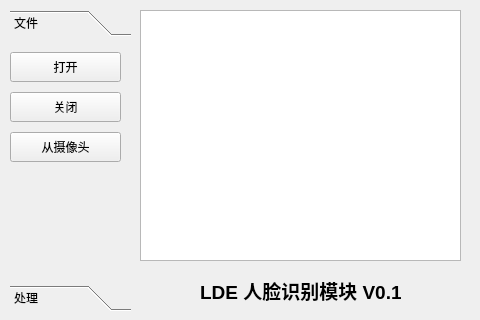
<?xml version="1.0" encoding="UTF-8"?>
<ui version="4.0">
 <class>Form</class>
 <widget class="QWidget" name="Form">
  <property name="geometry">
   <rect>
    <x>0</x>
    <y>0</y>
    <width>480</width>
    <height>320</height>
   </rect>
  </property>
  <property name="windowTitle">
   <string>Form</string>
  </property>
  <widget class="QGraphicsView" name="graphicsView">
   <property name="geometry">
    <rect>
     <x>140</x>
     <y>10</y>
     <width>321</width>
     <height>251</height>
    </rect>
   </property>
  </widget>
  <widget class="QToolBox" name="toolBox">
   <property name="geometry">
    <rect>
     <x>10</x>
     <y>10</y>
     <width>121</width>
     <height>301</height>
    </rect>
   </property>
   <property name="currentIndex">
    <number>0</number>
   </property>
   <widget class="QWidget" name="page">
    <property name="geometry">
     <rect>
      <x>0</x>
      <y>0</y>
      <width>121</width>
      <height>233</height>
     </rect>
    </property>
    <attribute name="label">
     <string>文件</string>
    </attribute>
    <widget class="QPushButton" name="pushButton">
     <property name="geometry">
      <rect>
       <x>0</x>
       <y>10</y>
       <width>111</width>
       <height>30</height>
      </rect>
     </property>
     <property name="text">
      <string>打开</string>
     </property>
     <property name="icon">
      <iconset resource="fd.qrc">
       <normaloff>:/data/images/Actions-document-open-icon.png</normaloff>:/data/images/Actions-document-open-icon.png</iconset>
     </property>
     <property name="iconSize">
      <size>
       <width>32</width>
       <height>32</height>
      </size>
     </property>
    </widget>
    <widget class="QPushButton" name="pushButton_2">
     <property name="geometry">
      <rect>
       <x>0</x>
       <y>50</y>
       <width>111</width>
       <height>30</height>
      </rect>
     </property>
     <property name="text">
      <string>关闭</string>
     </property>
     <property name="icon">
      <iconset resource="fd.qrc">
       <normaloff>:/data/images/Actions-dialog-close-icon.png</normaloff>:/data/images/Actions-dialog-close-icon.png</iconset>
     </property>
     <property name="iconSize">
      <size>
       <width>32</width>
       <height>32</height>
      </size>
     </property>
    </widget>
    <widget class="QPushButton" name="pushButton_3">
     <property name="geometry">
      <rect>
       <x>0</x>
       <y>90</y>
       <width>111</width>
       <height>30</height>
      </rect>
     </property>
     <property name="text">
      <string>从摄像头</string>
     </property>
     <property name="icon">
      <iconset resource="fd.qrc">
       <normaloff>:/data/images/Apps-digikam-icon.png</normaloff>:/data/images/Apps-digikam-icon.png</iconset>
     </property>
     <property name="iconSize">
      <size>
       <width>32</width>
       <height>32</height>
      </size>
     </property>
    </widget>
   </widget>
   <widget class="QWidget" name="page_2">
    <property name="geometry">
     <rect>
      <x>0</x>
      <y>0</y>
      <width>121</width>
      <height>233</height>
     </rect>
    </property>
    <attribute name="label">
     <string>处理</string>
    </attribute>
    <widget class="QPushButton" name="pushButton_4">
     <property name="geometry">
      <rect>
       <x>0</x>
       <y>10</y>
       <width>111</width>
       <height>30</height>
      </rect>
     </property>
     <property name="text">
      <string>分析人脸</string>
     </property>
     <property name="icon">
      <iconset resource="fd.qrc">
       <normaloff>:/data/images/Actions-document-preview-archive-icon.png</normaloff>:/data/images/Actions-document-preview-archive-icon.png</iconset>
     </property>
     <property name="iconSize">
      <size>
       <width>32</width>
       <height>32</height>
      </size>
     </property>
    </widget>
    <widget class="QPushButton" name="pushButton_6">
     <property name="geometry">
      <rect>
       <x>0</x>
       <y>50</y>
       <width>111</width>
       <height>30</height>
      </rect>
     </property>
     <property name="text">
      <string>首选项</string>
     </property>
     <property name="icon">
      <iconset resource="fd.qrc">
       <normaloff>:/data/images/Categories-preferences-system-icon.png</normaloff>:/data/images/Categories-preferences-system-icon.png</iconset>
     </property>
     <property name="iconSize">
      <size>
       <width>32</width>
       <height>32</height>
      </size>
     </property>
    </widget>
    <widget class="QPushButton" name="pushButton_5">
     <property name="geometry">
      <rect>
       <x>0</x>
       <y>90</y>
       <width>111</width>
       <height>30</height>
      </rect>
     </property>
     <property name="text">
      <string>退出</string>
     </property>
     <property name="icon">
      <iconset resource="fd.qrc">
       <normaloff>:/data/images/Actions-application-exit-icon.png</normaloff>:/data/images/Actions-application-exit-icon.png</iconset>
     </property>
     <property name="iconSize">
      <size>
       <width>32</width>
       <height>32</height>
      </size>
     </property>
    </widget>
   </widget>
  </widget>
  <widget class="QLabel" name="label">
   <property name="geometry">
    <rect>
     <x>200</x>
     <y>280</y>
     <width>201</width>
     <height>21</height>
    </rect>
   </property>
   <property name="font">
    <font>
     <pointsize>14</pointsize>
     <weight>75</weight>
     <bold>true</bold>
    </font>
   </property>
   <property name="text">
    <string>LDE 人脸识别模块 V0.1</string>
   </property>
  </widget>
 </widget>
 <resources>
  <include location="fd.qrc"/>
 </resources>
 <connections/>
</ui>
